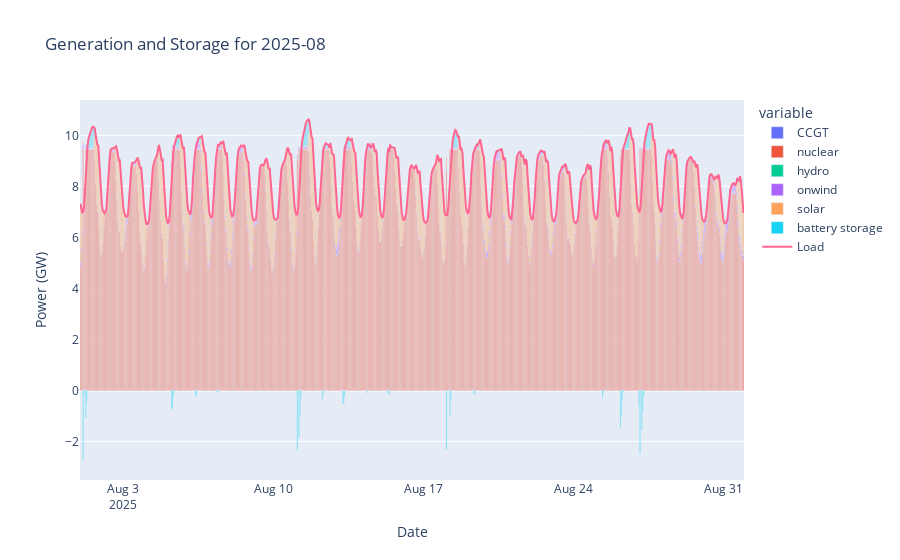

Write notebook code for a chart like this one.
### Markdown cell above
Now that we have reoptimized the network for the average load case we can extract the data from the optimized network and plot the dispatch curve.

The code block below collects all the data in a dataframe "results_mean" and plots it with the load curve overlaid on top.

### Code cell
result_mean = pd.concat([psa.generators_t.p.loc[date].div(1e3), psa.storage_units_t.p.loc[date].div(1e3)], axis=1, join='inner')
fig = px.bar(
    result_mean,
    title=f"Generation and Storage for {date}",
    labels={"value": "Power (GW)"},
).update_layout(yaxis_title="Power (GW)", xaxis_title="Date",bargap=0)
fig.add_trace(go.Scatter(x=result_mean.index,y=load.loc[date].div(1e3), name="Load", mode='lines'))
fig.show()

### Figure 1 — Plotly figure (JSON) as saved in the notebook; plotly's stock layout.template omitted (floating-point values rounded to 4 significant figures; data arrays with more than 128 entries replaced by an {"elided": "..."} marker saying what was removed)
{"data": [{"alignmentgroup": "True", "hovertemplate": "variable=CCGT<br>snapshot=%{x}<br>Power (GW)=%{y}<extra></extra>", "legendgroup": "CCGT", "marker": {"color": "#636efa", "pattern": {"shape": ""}}, "name": "CCGT", "offsetgroup": "CCGT", "orientation": "v", "showlegend": true, "textposition": "auto", "type": "bar", "x": {"elided": "744 str values"}, "xaxis": "x", "y": {"elided": "744 int values"}, "yaxis": "y"}, {"alignmentgroup": "True", "hovertemplate": "variable=nuclear<br>snapshot=%{x}<br>Power (GW)=%{y}<extra></extra>", "legendgroup": "nuclear", "marker": {"color": "#EF553B", "pattern": {"shape": ""}}, "name": "nuclear", "offsetgroup": "nuclear", "orientation": "v", "showlegend": true, "textposition": "auto", "type": "bar", "x": {"elided": "744 str values"}, "xaxis": "x", "y": {"elided": "744 float values"}, "yaxis": "y"}, {"alignmentgroup": "True", "hovertemplate": "variable=hydro<br>snapshot=%{x}<br>Power (GW)=%{y}<extra></extra>", "legendgroup": "hydro", "marker": {"color": "#00cc96", "pattern": {"shape": ""}}, "name": "hydro", "offsetgroup": "hydro", "orientation": "v", "showlegend": true, "textposition": "auto", "type": "bar", "x": {"elided": "744 str values"}, "xaxis": "x", "y": {"elided": "744 int values"}, "yaxis": "y"}, {"alignmentgroup": "True", "hovertemplate": "variable=onwind<br>snapshot=%{x}<br>Power (GW)=%{y}<extra></extra>", "legendgroup": "onwind", "marker": {"color": "#ab63fa", "pattern": {"shape": ""}}, "name": "onwind", "offsetgroup": "onwind", "orientation": "v", "showlegend": true, "textposition": "auto", "type": "bar", "x": {"elided": "744 str values"}, "xaxis": "x", "y": {"elided": "744 float values"}, "yaxis": "y"}, {"alignmentgroup": "True", "hovertemplate": "variable=solar<br>snapshot=%{x}<br>Power (GW)=%{y}<extra></extra>", "legendgroup": "solar", "marker": {"color": "#FFA15A", "pattern": {"shape": ""}}, "name": "solar", "offsetgroup": "solar", "orientation": "v", "showlegend": true, "textposition": "auto", "type": "bar", "x": {"elided": "744 str values"}, "xaxis": "x", "y": {"elided": "744 float values"}, "yaxis": "y"}, {"alignmentgroup": "True", "hovertemplate": "variable=battery storage<br>snapshot=%{x}<br>Power (GW)=%{y}<extra></extra>", "legendgroup": "battery storage", "marker": {"color": "#19d3f3", "pattern": {"shape": ""}}, "name": "battery storage", "offsetgroup": "battery storage", "orientation": "v", "showlegend": true, "textposition": "auto", "type": "bar", "x": {"elided": "744 str values"}, "xaxis": "x", "y": {"elided": "744 float values"}, "yaxis": "y"}, {"mode": "lines", "name": "Load", "type": "scatter", "x": {"elided": "744 str values"}, "y": {"elided": "744 float values"}}], "layout": {"bargap": 0, "barmode": "relative", "legend": {"title": {"text": "variable"}, "tracegroupgap": 0}, "title": {"text": "Generation and Storage for 2025-08"}, "xaxis": {"anchor": "y", "domain": [0, 1], "title": {"text": "Date"}}, "yaxis": {"anchor": "x", "domain": [0, 1], "title": {"text": "Power (GW)"}}}}
